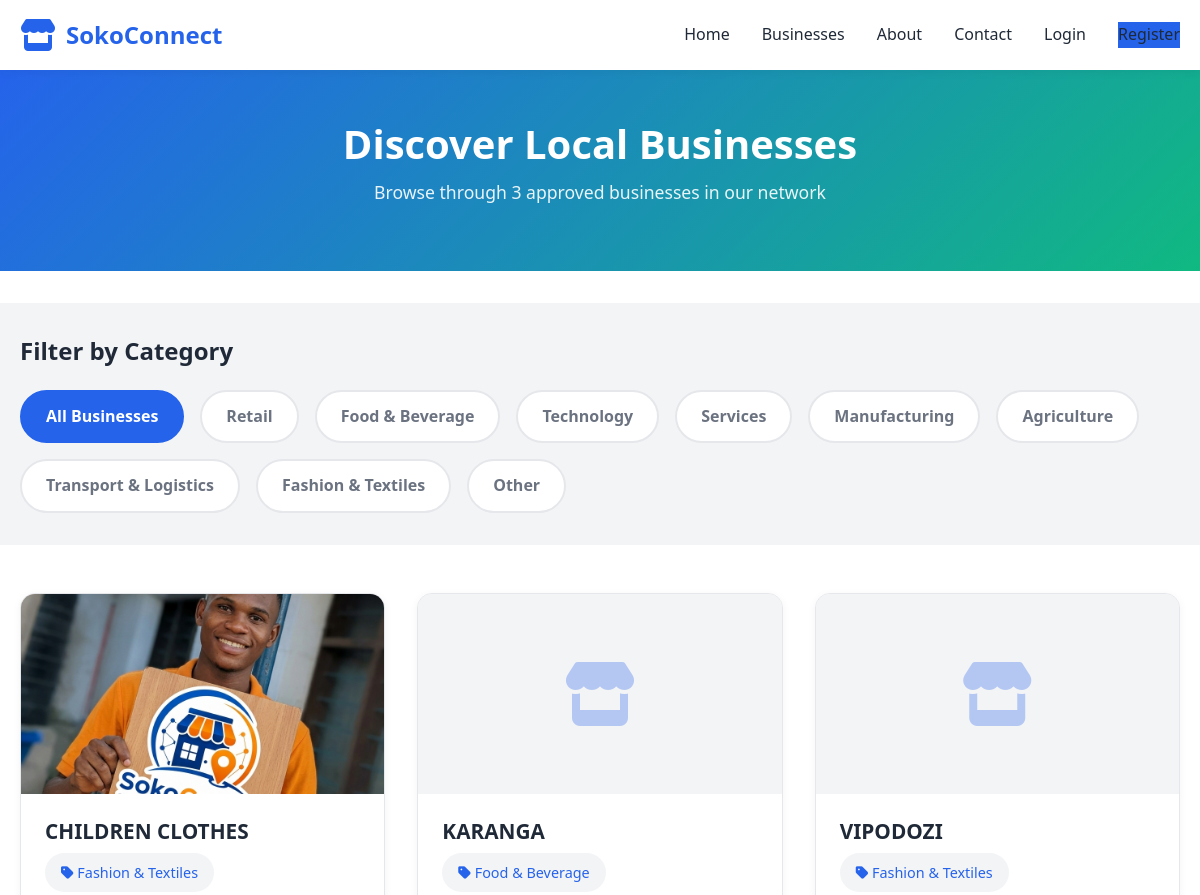
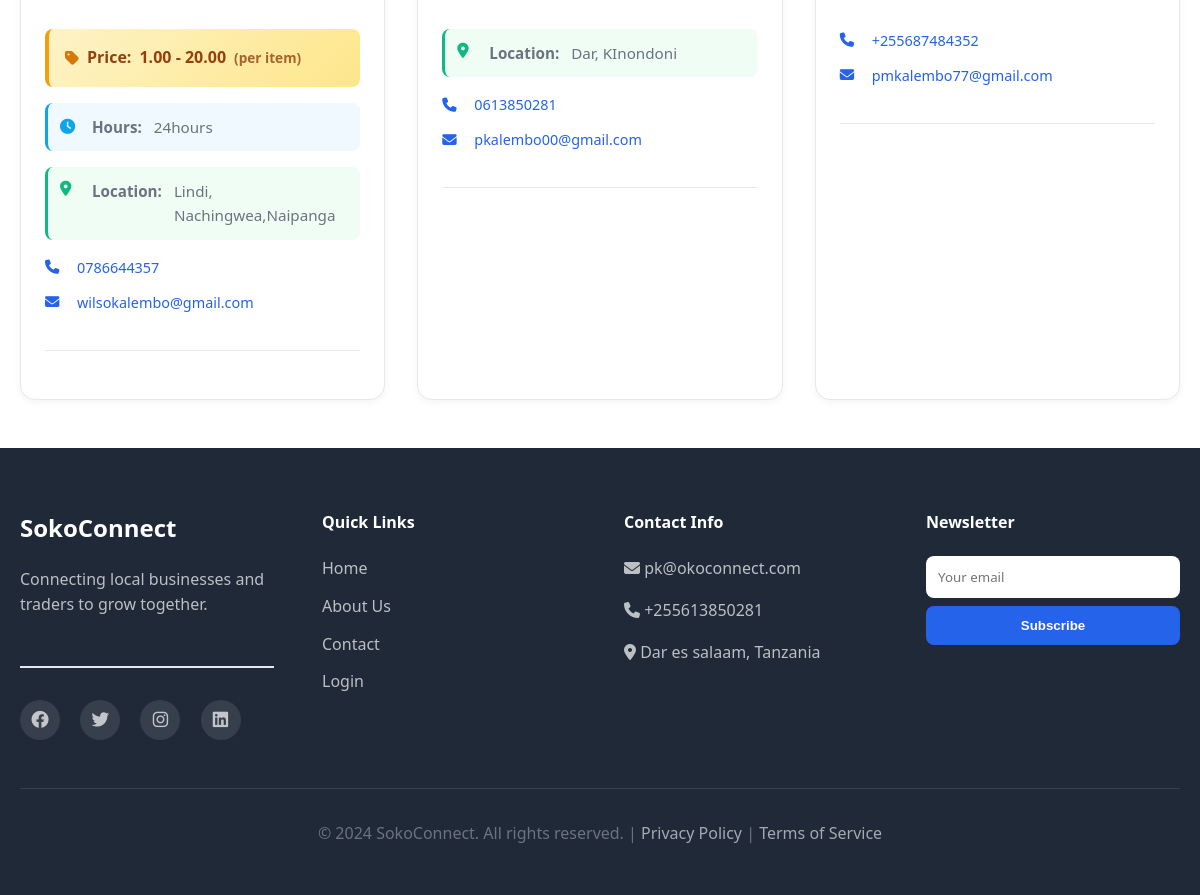
/listings/, run on the app's committed database (2 pictures, top to bottom).
### business/models.py (models this page shows, shortened)
class BusinessListing(models.Model):
    user = models.OneToOneField(User, on_delete=models.CASCADE, related_name='business')
    business_name = models.CharField(max_length=200)
    category = models.CharField(max_length=50, choices=CATEGORY_CHOICES)
    description = models.TextField(blank=True)
    phone = models.CharField(max_length=20)
    email = models.EmailField()
    location = models.CharField(max_length=300, blank=True)
    website = models.URLField(blank=True)
    logo = models.ImageField(upload_to='business_logos/', blank=True, null=True)
    min_price = models.DecimalField(max_digits=10, decimal_places=2, blank=True, null=True, help_text="Minimum price/cost in local currency")
    max_price = models.DecimalField(max_digits=10, decimal_places=2, blank=True, null=True, help_text="Maximum price/cost in local currency")
    price_unit = models.CharField(max_length=100, blank=True, default="per item", help_text="Price unit (e.g., per item, per hour, per kg)")
    requirements = models.TextField(blank=True, help_text="List business requirements, qualifications, or specifications")
    operating_hours = models.CharField(max_length=300, blank=True, help_text="Operating hours (e.g., Mon-Fri 9AM-5PM)")
    status = models.CharField(max_length=20, choices=STATUS_CHOICES, default='draft')
    created_at = models.DateTimeField(auto_now_add=True)
    updated_at = models.DateTimeField(auto_now=True)
    class Meta:
        verbose_name_plural = "Business Listings"

### business/views.py (the view)
# urls.py: path('listings/', views.listings, name='listings'),
def listings(request):
    category_filter = request.GET.get('category', '')
    approved_businesses = BusinessListing.objects.filter(
        status='approved'
    ).select_related('user').order_by('-created_at')
    if category_filter:
        approved_businesses = approved_businesses.filter(category=category_filter)
    context = {
        'page_title': 'Business Listings',
        'businesses': approved_businesses,
        'categories': CATEGORY_CHOICES,
        'selected_category': category_filter,
        'total_businesses': approved_businesses.count(),
    }
    return render(request, 'listings.html', context)

### templates/listings.html (shortened to what this page needs)
{% extends 'base.html' %}
{% load static %}
{% block content %}
<section class="listings-header">
    <div class="container">
        <h1>Discover Local Businesses</h1>
        <p>Browse through {{ total_businesses }} approved businesses in our network</p>
    </div>
</section>
<section class="listings-filter">
    <div class="container">
        <div class="filter-bar">
            <h3>Filter by Category</h3>
            <div class="filter-buttons">
                <a href="{% url 'business:listings' %}"
                   class="filter-btn {% if not selected_category %}active{% endif %}">
                    All Businesses
                </a>
                {% for value, label in categories %}
                    <a href="{% url 'business:listings' %}?category={{ value }}"
                       class="filter-btn {% if selected_category == value %}active{% endif %}">
                        {{ label }}
                    </a>
                {% endfor %}
            </div>
        </div>
    </div>
</section>
<section class="listings-section">
    <div class="container">
        {% if businesses %}
            <div class="listings-grid">
                {% for business in businesses %}
                    <div class="business-card">
                        <div class="business-logo-container">
                            {% if business.logo %}
                                <img src="{{ business.logo.url }}" alt="{{ business.business_name }}" class="business-logo">
                            {% else %}
                                <div class="business-logo-placeholder">
                                    <i class="fas fa-store"></i>
                                </div>
                            {% endif %}
                        </div>
                        <div class="business-info">
                            <div class="business-header">
                                <h3>{{ business.business_name }}</h3>
                                <span class="business-category">
                                    <i class="fas fa-tag"></i> {{ business.get_category_display }}
                                </span>
                            </div>
                            {% if business.min_price or business.max_price %}
                                <div class="business-pricing">
                                    <div class="pricing-badge">
                                        <i class="fas fa-tag"></i>
                                        <strong>Price:</strong>
                                        {% if business.min_price and business.max_price %}
                                            {{ business.min_price }} - {{ business.max_price }}
                                        {% elif business.min_price %}
                                            From {{ business.min_price }}
                                        {% else %}
                                            Up to {{ business.max_price }}
                                        {% endif %}
                                        {% if business.price_unit %}<span class="price-unit">({{ business.price_unit }})</span>{% endif %}
                                    </div>
                                </div>
                            {% endif %}
                            {% if business.operating_hours %}
                                <div class="business-hours">
                                    <i class="fas fa-clock"></i>
                                    <strong>Hours:</strong> {{ business.operating_hours }}
                                </div>
                            {% endif %}
                            {% if business.location %}
                                <div class="business-location">
                                    <i class="fas fa-map-marker-alt"></i>
                                    <strong>Location:</strong> {{ business.location }}
                                </div>
                            {% endif %}
                            <div class="business-contact">
                                <div class="contact-item">
                                    <i class="fas fa-phone"></i>
                                    <a href="tel:{{ business.phone }}">{{ business.phone }}</a>
                                </div>
                                <div class="contact-item">
                                    <i class="fas fa-envelope"></i>
                                    <a href="mailto:{{ business.email }}">{{ business.email }}</a>
                                </div>
                            </div>
                        </div>
                    </div>
                {% endfor %}
            </div>
        {% endif %}
    </div>
</section>
{% endblock %}

### templates/base.html (shortened to what this page needs)
{% load static %}
<!DOCTYPE html>
<html lang="en">
<head>
    <link rel="stylesheet" href="{% static 'css/style.css' %}">
    <link rel="stylesheet" href="https://cdnjs.cloudflare.com/ajax/libs/font-awesome/6.4.0/css/all.min.css">
</head>
<body>
    <header class="navbar">
        <div class="container">
            <div class="navbar-brand">
                <a href="{% url 'business:home' %}" class="logo">
                    <i class="fas fa-store"></i>
                    <span>SokoConnect</span>
                </a>
            </div>
            <nav class="nav-menu">
                <a href="{% url 'business:home' %}" class="nav-link">Home</a>
                <a href="{% url 'business:listings' %}" class="nav-link">Businesses</a>
                <a href="{% url 'business:about' %}" class="nav-link">About</a>
                <a href="{% url 'business:contact' %}" class="nav-link">Contact</a>
                <a href="{% url 'business:login' %}" class="nav-link">Login</a>
                <a href="{% url 'business:register' %}" class="nav-link btn-primary">Register</a>
            </nav>
        </div>
    </header>
    <main>
        {% block content %}{% endblock %}
    </main>
    <footer class="footer">
        <div class="container">
            <div class="footer-content">
                <div class="footer-section">
                    <h3>SokoConnect</h3>
                    <p>Connecting local businesses and traders to grow together.</p>
                    <div class="social-links">
                        <a href="https://www.facebook.com/me/"><i class="fab fa-facebook"></i></a>
                        <a href="#"><i class="fab fa-twitter"></i></a>
                        <a href="#"><i class="fab fa-instagram"></i></a>
                        <a href="https://www.linkedin.com/in/packsens-kalembo"><i class="fab fa-linkedin"></i></a>
                    </div>
                </div>
                <div class="footer-section">
                    <h4>Quick Links</h4>
                    <ul>
                        <li><a href="{% url 'business:home' %}">Home</a></li>
                        <li><a href="{% url 'business:about' %}">About Us</a></li>
                        <li><a href="{% url 'business:contact' %}">Contact</a></li>
                        <li><a href="{% url 'business:login' %}">Login</a></li>
                    </ul>
                </div>
                <div class="footer-section">
                    <h4>Contact Info</h4>
                    <p><i class="fas fa-envelope"></i> pk@okoconnect.com</p>
                    <p><i class="fas fa-phone"></i> +255613850281</p>
                    <p><i class="fas fa-map-marker-alt"></i> Dar es salaam, Tanzania</p>
                </div>
                <div class="footer-section">
                    <h4>Newsletter</h4>
                    <form class="newsletter-form">
                        <input type="email" placeholder="Your email" required>
                        <button type="submit">Subscribe</button>
                    </form>
                </div>
            </div>
            <div class="footer-bottom">
                <p>&copy; 2024 SokoConnect. All rights reserved. | <a href="#">Privacy Policy</a> | <a href="#">Terms of Service</a></p>
            </div>
        </div>
    </footer>
</body>
</html>

### static/css/style.css (style rules this page uses)
* { margin: 0; padding: 0; box-sizing: border-box; }
:root { --primary-color: #2563eb; --secondary-color: #10b981; --dark-color: #1f2937; --light-color: #f3f4f6; --gray-color: #6b7280; --border-color: #e5e7eb; --shadow: 0 10px 30px rgba(0, 0, 0, 0.1); --transition: all 0.3s ease; }
html { scroll-behavior: smooth; }
body { font-family: 'Segoe UI', Tahoma, Geneva, Verdana, sans-serif; line-height: 1.6; color: var(--dark-color); background-color: #ffffff; }
.container { max-width: 1200px; margin: 0 auto; padding: 0 20px; }
h1, h2, h3, h4, h5, h6 { font-weight: 700; margin-bottom: 1rem; line-height: 1.3; }
h1 { font-size: 3rem; color: var(--dark-color); }
h3 { font-size: 1.5rem; color: var(--dark-color); }
p { margin-bottom: 1rem; color: var(--gray-color); }
a { color: var(--primary-color); text-decoration: none; transition: var(--transition); }
.btn-primary { background-color: var(--primary-color); color: white; }
.navbar { background: white; box-shadow: 0 2px 10px rgba(0, 0, 0, 0.05); position: sticky; top: 0; z-index: 1000; }
.navbar .container { display: flex; justify-content: space-between; align-items: center; padding: 1rem 20px; }
.navbar-brand { display: flex; align-items: center; }
.logo { display: flex; align-items: center; gap: 10px; font-size: 1.5rem; font-weight: 700; color: var(--primary-color); }
.logo i { font-size: 2rem; }
.nav-menu { display: flex; gap: 2rem; align-items: center; }
.nav-link { color: var(--dark-color); font-weight: 500; position: relative; }
.nav-link::after { content: ''; position: absolute; bottom: -5px; left: 0; width: 0; height: 2px; background-color: var(--primary-color); transition: var(--transition); }
.social-links { margin-top: 3rem; padding-top: 2rem; border-top: 2px solid var(--border-color); }
.social-links a { display: inline-flex; justify-content: center; align-items: center; width: 50px; height: 50px; background-color: var(--light-color); border-radius: 50%; margin-right: 1rem; font-size: 1.2rem; color: var(--primary-color); transition: var(--transition); }
.footer { background-color: var(--dark-color); color: white; padding: 4rem 0 2rem; }
.footer-content { display: grid; grid-template-columns: repeat(auto-fit, minmax(250px, 1fr)); gap: 3rem; margin-bottom: 2rem; }
.footer-section h3, .footer-section h4 { color: white; margin-bottom: 1.5rem; }
.footer-section p { color: rgba(255, 255, 255, 0.7); margin-bottom: 1rem; }
.footer-section ul { list-style: none; }
.footer-section li { margin-bottom: 0.75rem; }
.footer-section a { color: rgba(255, 255, 255, 0.7); }
.social-links a { display: inline-flex; width: 40px; height: 40px; background-color: rgba(255, 255, 255, 0.1); border-radius: 50%; justify-content: center; align-items: center; margin-right: 1rem; margin-bottom: 1rem; transition: var(--transition); font-size: 1.1rem; }
.newsletter-form { display: flex; flex-direction: column; }
.newsletter-form input { padding: 12px; border: none; border-radius: 8px; margin-bottom: 0.5rem; font-family: inherit; }
.newsletter-form button { padding: 12px; background-color: var(--primary-color); color: white; border: none; border-radius: 8px; font-weight: 600; cursor: pointer; transition: var(--transition); }
.footer-bottom { text-align: center; padding-top: 2rem; border-top: 1px solid rgba(255, 255, 255, 0.1); color: rgba(255, 255, 255, 0.6); }
.footer-bottom a { color: rgba(255, 255, 255, 0.6); }

### data on the page
BusinessListing: logo (picture), business_name "CHILDREN CLOTHES", category "Fashion & Textiles", min_price "1.00", max_price "20.00", price_unit "per item", operating_hours "24hours", location "Lindi, Nachingwea,Naipanga", phone "0786644357", email "wilsokalembo@gmail.com"
BusinessListing: business_name "KARANGA", category "Food & Beverage", location "Dar, KInondoni", phone "0613850281", email "pkalembo00@gmail.com"
BusinessListing: business_name "VIPODOZI", category "Fashion & Textiles", phone "+255687484352", email "pmkalembo77@gmail.com"

### other printed values
{{ total_businesses }} "3"
{{ label }} "Retail" "Food & Beverage" "Technology" "Services" "Manufacturing" "Agriculture" "Transport & Logistics" "Fashion & Textiles" "Other"
